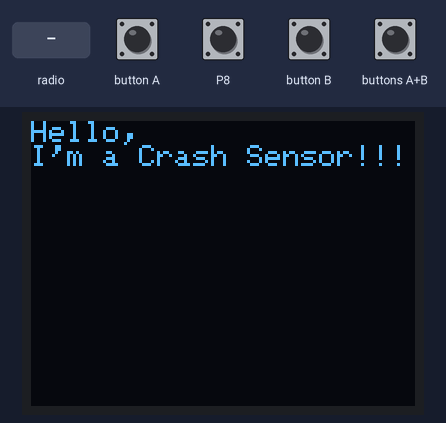
The program below on a simulated BBC micro:bit (MakeCode). On the bench: 128×95 one-colour display. The test bench sets the inputs (shaded band); at power-on: P8 HIGH. No radio messages arrive unless stated (any console line starting 'radio sent:' is added by the test bench); what the program prints to the serial console is not drawn.

Above: at 1.2 s.
1.3 s: P8 pulled LOW for 1 s
At 3.4 s:
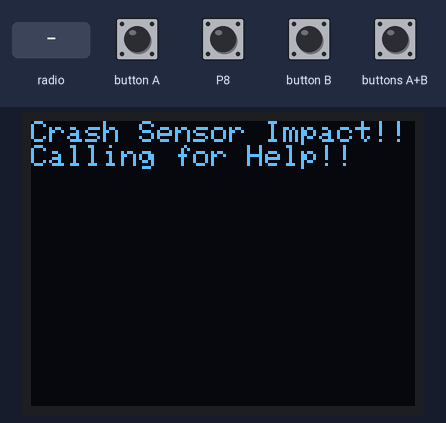
3.8 s: radio message "HELP!!!" arrives
At 4.1 s:
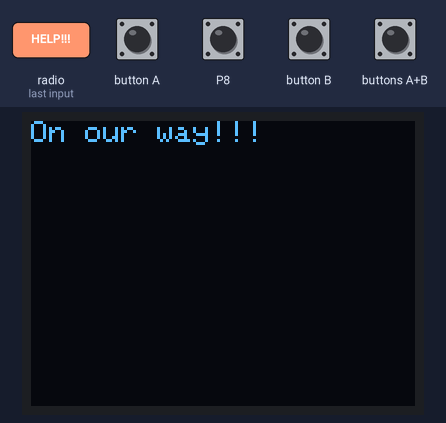
5.3 s: P8 pulled LOW for 0.15 s
At 5.35 s:
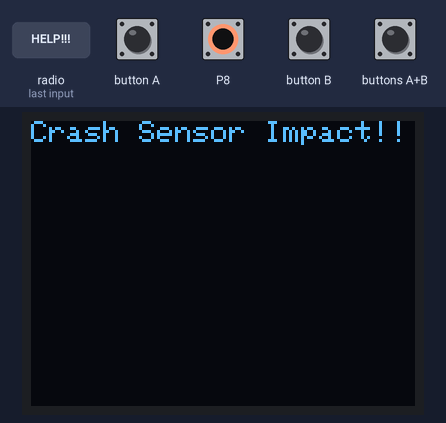
6.9 s: buttons A+B pressed for 0.15 s
At 7.9 s:
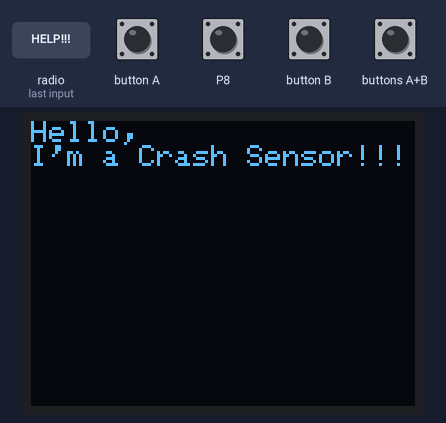
Timing chart, 0 to 9.6 s (numbered marks = the images above; inputs shaded):
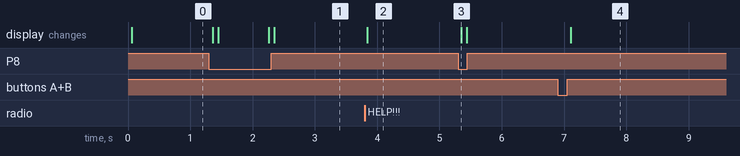

Measured:
- after the input at 1.3 s, the display: first changes after 0.06 s (image 1 shows a later state)
- after the input at 3.8 s, the display: changes at once (image 2)
- after the input at 5.3 s, the display: changes after 0.05 s (image 3)
- after the input at 6.9 s, the display: changes after 0.21 s (image 4)

The program:

main.ts
```typescript
const START_DISPLAY = "Hello, \
              I'm a Crash Sensor!!!";
const CRASH_DISPLAY = "Crash Sensor Impact!!";
OLED.init(128, 95);
radio.setGroup(1);

screenDisplay(null, START_DISPLAY);
tinkercademy.crashSensorSetup(DigitalPin.P8);

/**
 * Function that controls the message that the OLED is displaying.
 * Parameters: message (string)
 * Default is set to the START_MESSAGE constant.
 * If the message changes the screen is cleared before displaying the message.
 * void function
 */
function screenDisplay(default_display = START_DISPLAY, current_display: string): void {
    if (current_display == default_display) {
        OLED.writeString(current_display);
    }
    else {
        if (default_display == START_DISPLAY) {
            return;
        }
        else {
            OLED.clear();
            OLED.writeString(current_display);
        }
    }
}

/**
 * Function that controls the crash sensor
 * returns true: if the crash sensor is hit the display changes showing that there was some impact and the function
 * default: return false
 */
function sensorControl(): boolean {
    let ret = false
    if (tinkercademy.crashSensor()) {
        screenDisplay(null, CRASH_DISPLAY);
        ret = sendRadioSignal(true);
    }
    return ret
}

/**
 * Function that sends radio signal if the crash sensor is invoked
 * parameter: signal (boolean)
 * return true: if a message is successfully sent
 * default: return false
 */
function sendRadioSignal(signal: boolean): boolean {
    let ret = false;
    if (signal) {
        radio.sendString("HELP!!!");
        let display = CRASH_DISPLAY + "\Calling for Help!!"
        screenDisplay(CRASH_DISPLAY, display)
        ret = true;
    }
    return ret;
}

/**
 * Function that listens for a radio signal from another microbit on the same channel
 * parametrs: the current OLED display status (string)
 * return true: if a message is successfully recieved
 * default: return false
 */
function recieveRadioSignal(current_status: string): boolean {
    let ret = false;
    radio.onReceivedString(function (receivedString: string) {
        if (receivedString != null) {
            screenDisplay(current_status, "On our way!!!");
            ret = true;
        }
        else {
            screenDisplay(current_status, "Calling for Help!!");
        }
    })
    return ret;
}

basic.forever(function () {
    // initialize the sensorControl
    let sensor_control = sensorControl();

    // initialize the radio recieve
    let message_recieved = recieveRadioSignal(CRASH_DISPLAY)

    if (message_recieved == false && sensor_control == true) {
        sendRadioSignal(true);
    }

    input.onButtonPressed(Button.AB, function () {
        screenDisplay(null, START_DISPLAY);
    })
})
```

test.ts
```typescript
// tests go here; this will not be compiled when this package is used as a library
```
